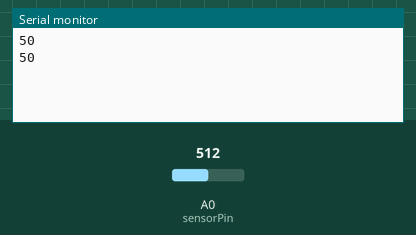
A sketch run on a simulated Arduino Uno, built with avr-gcc and run on an emulated ATmega328P. Shown: the last lines printed to the serial monitor. The test bench sets the inputs (shaded band); at power-on: A0 (sensorPin) = 512.

Above: at 1.8 s.
1.9 s: A0 (sensorPin) set to 716
At 2.8 s:
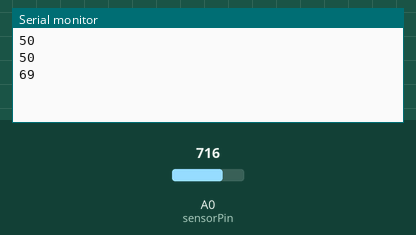
3.4 s: A0 (sensorPin) set to 900
At 4.7 s:
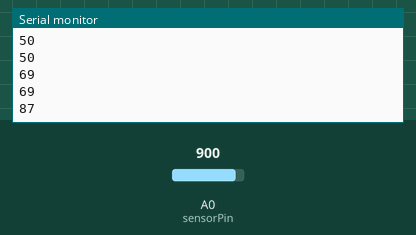
Timing chart, 0 to 6.4 s (numbered marks = the images above; inputs shaded):
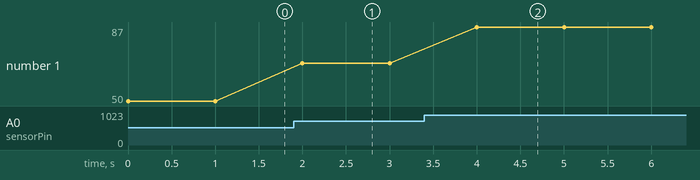

The sketch:

py-Soilmoisture.ino
```cpp
// Define the analog pin where the sensor is connected
const int sensorPin = A0;  // Assuming the sensor is connected to analog pin A0
int sensorValue = 0;

void setup() {
  // Start serial communication at 9600 baud rate
  Serial.begin(9600);
}

void loop() {
  // Read the value from the sensor
  sensorValue = analogRead(sensorPin);

  // Convert the sensor value to a percentage (0% - 100%)
  int moisturePercentage = map(sensorValue, 0, 1023, 0, 100);

  // Send the moisture level as a percentage to the serial port
  Serial.println(moisturePercentage);

  // Wait for a second before taking the next reading
  delay(1000);
}
```

Measured:
- after the input at 1.9 s, the serial monitor: prints a new line after 0.10 s (image 1)
- after the input at 3.4 s, the serial monitor: prints a new line after 0.60 s (image 2)
- plotted number 1: 50 → 69 after the input at 1.9 s, 69 → 87 after the input at 3.4 s
